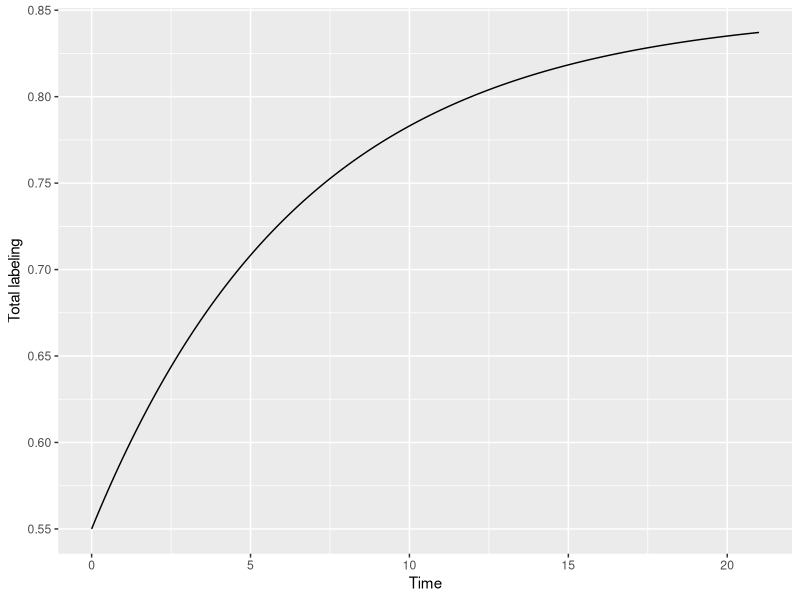
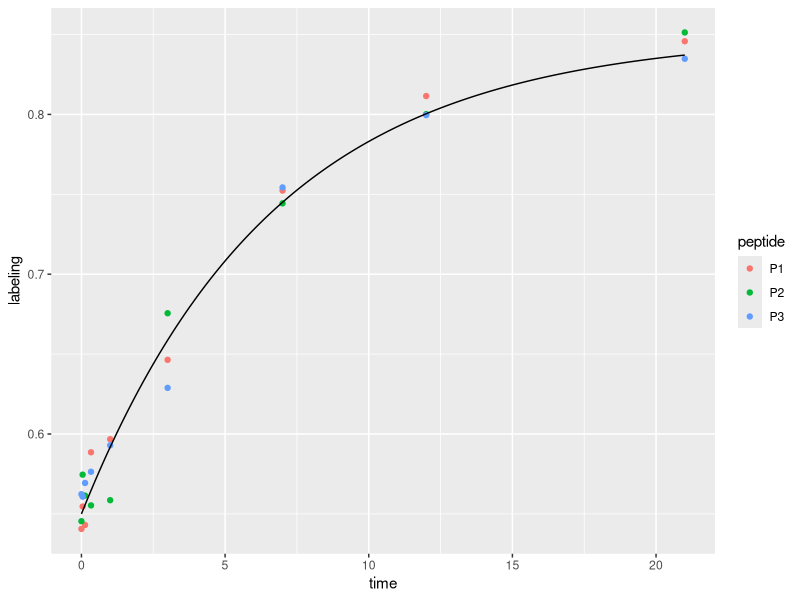
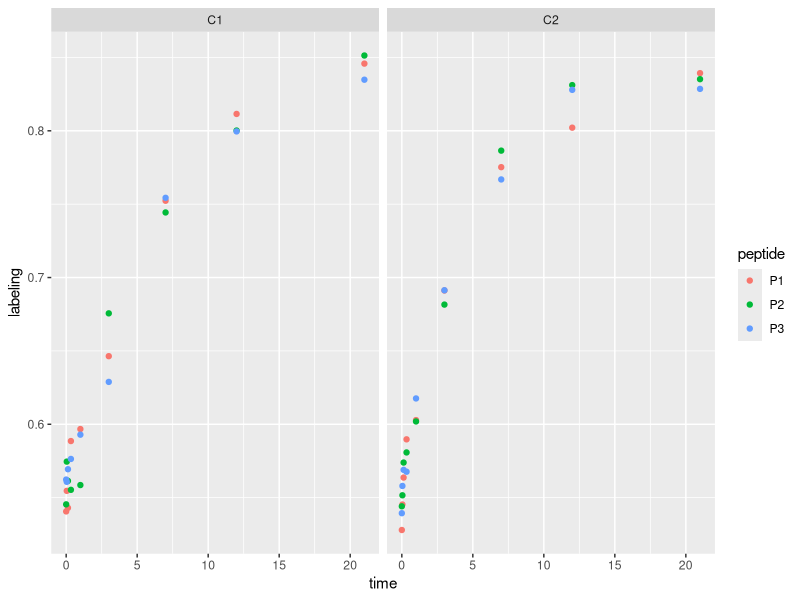

These figures' R source, in order:
# Source code to demonstrate a nonlinear regression-based approach for the 
# analysis of kinetic data in terms of inference and testing about turnover rate

# Required packages -------------------------------------------------------

library(tidyverse)
library(broom)

# Functions ---------------------------------------------------------------

fit_sep <- function(df) {
    df$peptide <- factor(df$peptide)
    init <- df |> 
        group_by(peptide) |> 
        summarise(min = min(labeling), amp = max(labeling) - min(labeling))
    
    nls(
        labeling ~ label_min[peptide] + label_amp[peptide] * (1 - exp(-k[condition] * time)), 
        data = df, 
        start = list(label_min = init$min, label_amp = init$amp, k = rep(0.02, 2))
    )
}

fit_shared <- function(df) {
    df$peptide <- factor(df$peptide)
    init <- df |> 
        group_by(peptide) |> 
        summarise(min = min(labeling), amp = max(labeling) - min(labeling))
    
    nls(
        labeling ~ label_min[peptide] + label_amp[peptide] * (1 - exp(-k * time)), 
        data = df, 
        start = list(label_min = init$min, label_amp = init$amp, k = 0.02)
    )
}

# Sample size calculation with simulations --------------------------------

# Time in days
t_grid <- (0:504) / 24

# Consider 9 time points
t_obs <- c(0, 1, 3, 8, 24, 72, 168, 288, 504) / 24

# Baseline and plateau labeling
sim_min <- 0.55
sim_max <- 0.85

# Turnover rate
sim_k <- 0.15

# Standard deviation of random error
sim_s <- 0.015

# Underlying curve based on the one-compartment model
sim_curve <- sim_min + (sim_max - sim_min) * (1 - exp(-sim_k * t_grid))

ggplot() + 
    geom_line(aes(x = t_grid, y = sim_curve)) + 
    labs(x = "Time", y = "Total labeling")

# Simulate kinetic data for 3 peptides corresponding to the same protein,
# with the same turnover rate and baseline and plateau labeling.
# (The labeling condition is unnecessary, as the labeling parameters for 
# different peptides will be estimated separately.)

set.seed(1)
n_peptide <- 3
l_peptide <- vector("list", n_peptide)
for (i in 1:n_peptide) {
    l_peptide[[i]] <- data.frame(time = t_grid, labeling = sim_curve) |> 
        filter(time %in% t_obs) |> 
        mutate(labeling = labeling + rnorm(length(t_obs), mean = 0, sd = sim_s)) |> 
        mutate(peptide = str_c("P", i))
}
df <- bind_rows(l_peptide)

# Plot the simulated kinetic data (colored points)
ggplot(df, aes(time, labeling)) + 
    geom_point(aes(color = peptide)) + 
    geom_line(data = data.frame(time = t_grid, labeling = sim_curve))

# Simulate kinetic data with an increased turnover rate (sim_k + 0.05), for another group
sim_curve2 <- sim_min + (sim_max - sim_min) * (1 - exp(-(sim_k + 0.05) * t_grid))

l_peptide2 <- vector("list", n_peptide)
for (i in 1:n_peptide) {
    l_peptide2[[i]] <- data.frame(time = t_grid, labeling = sim_curve2) |> 
        filter(time %in% t_obs) |> 
        mutate(labeling = labeling + rnorm(length(t_obs), mean = 0, sd = sim_s)) |> 
        mutate(peptide = str_c("P", i))
}
df2 <- bind_rows(l_peptide2)

# Show data in both groups
combined <- bind_rows(
    df |> mutate(condition = "C1"),
    df2 |> mutate(condition = "C2")
) |> 
    mutate(condition = factor(condition))

ggplot(combined, aes(time, labeling)) + 
    geom_point(aes(color = peptide)) + 
    facet_wrap(~ condition)

# Fit 2 models: one with separate turnover rates, the other with shared turnover rate
mod_full <- fit_sep(combined)
mod_reduced <- fit_shared(combined)

# Display the parameter estimates in the full model
#  - baseline labeling for each peptide
#  - difference between plateau and baseline labeling for each peptide
#  - turnover rates in both conditions (k1 & k2)
tidy(mod_full)

# Display the parameter estimates in the reduced model
tidy(mod_reduced)

# Compare the model fits with the reduced model being the null model
# (if null model is rejected -> the notion of shared turnover rate is rejected
# -> the difference in turnover rate is significant)
anova(mod_reduced, mod_full)

